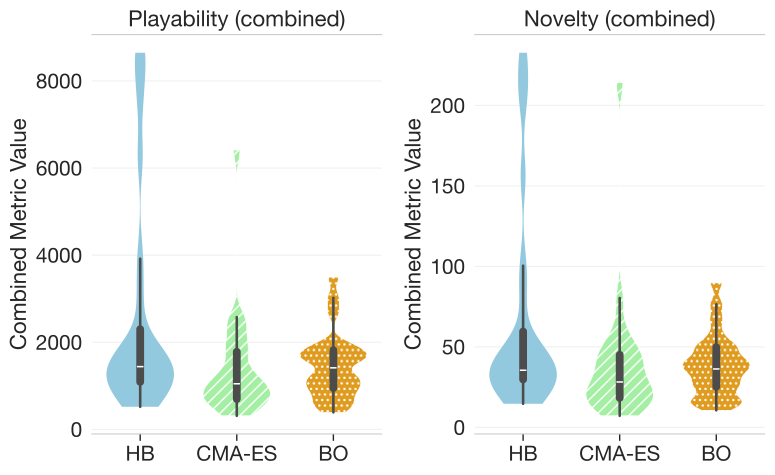

Write the Python code that produced this figure.
#!/usr/bin/env python3
"""
カスタマイズされたバイオリンプロット（箱ヒゲ付き）と統計量・効果量を含むレポート
"""

import pandas as pd
import matplotlib.pyplot as plt
import numpy as np
import seaborn as sns
from scipy import stats
from scipy.stats import pearsonr, spearmanr, mannwhitneyu, kruskal
import warnings
import sys
from pathlib import Path
from typing import Optional
import itertools
warnings.filterwarnings('ignore')

# style_configをインポート（親ディレクトリから）
sys.path.insert(0, str(Path(__file__).parent.parent))
import style_config
import statistical_analysis

# スタイル設定を適用
style_config.setup_seaborn_style()

# vistatsのインポートを試行
try:
    from vistats import annotate_brackets
    HAS_VISTATS = True
except ImportError:
    HAS_VISTATS = False
    print("Warning: vistats not found. Using manual bracket drawing.")

def adjacent_values(vals, q1, q3):
    """隣接値を計算"""
    # pandasのSeriesをnumpy配列に変換
    vals_array = np.array(vals)
    vals_array = np.sort(vals_array)
    
    upper_adjacent_value = q3 + (q3 - q1) * 1.5
    upper_adjacent_value = np.clip(upper_adjacent_value, q3, vals_array[-1])

    lower_adjacent_value = q1 - (q3 - q1) * 1.5
    lower_adjacent_value = np.clip(lower_adjacent_value, vals_array[0], q1)
    return lower_adjacent_value, upper_adjacent_value

def set_axis_style(ax, labels):
    """軸のスタイルを設定（style_configから取得）"""
    ax.set_xticks(np.arange(1, len(labels) + 1), labels=labels)
    ax.set_xlim(0.25, len(labels) + 0.75)
    # style_configのフォントサイズ設定を使用（rcParamsから取得）
    ax.tick_params(axis='x', labelsize=plt.rcParams['xtick.labelsize'])
    ax.tick_params(axis='y', labelsize=plt.rcParams['ytick.labelsize'])
    # フォントファミリーもstyle_configから取得
    ax.tick_params(axis='x', which='major', length=5, width=1, bottom=True)

def load_and_prepare_data():
    """データを読み込み、準備"""
    # スクリプトと同じディレクトリのenhanced_pareto_data.csvを使用
    data_path = Path(__file__).parent / 'enhanced_pareto_data.csv'
    if not data_path.exists():
        raise FileNotFoundError(f"データファイルが見つかりません: {data_path}")
    df = pd.read_csv(data_path)
    print("=== データ準備 ===")
    print(f"総データ数: {len(df)}")
    print(f"手法別データ数:")
    print(df['method'].value_counts())
    return df

def calculate_user_level_metrics(df):
    """ユーザーレベルの指標を計算"""
    print("\n=== ユーザーレベル指標の計算 ===")
    
    user_metrics = []
    
    for run_id in df['run_id'].unique():
        user_data = df[df['run_id'] == run_id]
        
        for method in user_data['method'].unique():
            method_data = user_data[user_data['method'] == method]
            
            if len(method_data) > 0:
                user_metrics.append({
                    'run_id': run_id,
                    'method': method,
                    'data_count': len(method_data),
                    'avg_playability': method_data['playability_score'].mean(),
                    'avg_novelty': method_data['novelty_score'].mean(),
                    'std_playability': method_data['playability_score'].std(),
                    'std_novelty': method_data['novelty_score'].std(),
                    'max_playability': method_data['playability_score'].max(),
                    'min_playability': method_data['playability_score'].min(),
                    'max_novelty': method_data['novelty_score'].max(),
                    'min_novelty': method_data['novelty_score'].min(),
                    'playability_range': method_data['playability_score'].max() - method_data['playability_score'].min(),
                    'novelty_range': method_data['novelty_score'].max() - method_data['novelty_score'].min()
                })
    
    user_df = pd.DataFrame(user_metrics)
    print(f"ユーザーレベル指標数: {len(user_df)}")
    return user_df

def create_focused_metrics(user_df):
    """Data Count × Average PlayabilityとData Count × Average Noveltyを作成"""
    print("\n=== 焦点を絞った指標の作成 ===")
    
    # 焦点を絞った指標の作成
    user_df['count_playability'] = user_df['data_count'] * user_df['avg_playability']
    user_df['count_novelty'] = user_df['data_count'] * user_df['avg_novelty']
    
    print(f"焦点を絞った指標数: 2")
    print("1. Data Count × Average Playability")
    print("2. Data Count × Average Novelty")
    return user_df

def perform_comprehensive_analysis(user_df):
    """包括的な統計分析を実行"""
    print("\n=== 包括的な統計分析の実行 ===")
    
    methods = user_df['method'].unique()
    focused_metrics = ['count_playability', 'count_novelty']
    
    # 分析結果を格納
    analysis_results = {}
    
    for metric in focused_metrics:
        print(f"\n{metric}の包括的分析:")
        
        # 各手法のデータを取得
        method_data = {}
        for method in methods:
            data = user_df[user_df['method'] == method][metric].dropna()
            method_data[method] = data
        
        # 1. 記述統計
        descriptive_stats = {}
        for method in methods:
            if method in method_data and len(method_data[method]) > 0:
                data = method_data[method]
                descriptive_stats[method] = {
                    'n': len(data),
                    'mean': data.mean(),
                    'std': data.std(),
                    'median': data.median(),
                    'q1': data.quantile(0.25),
                    'q3': data.quantile(0.75),
                    'min': data.min(),
                    'max': data.max(),
                    'skewness': stats.skew(data),
                    'kurtosis': stats.kurtosis(data)
                }
        
        # 2. Kruskal-Wallis検定（全体の検定）
        groups = [method_data[method] for method in methods if len(method_data[method]) > 0]
        if len(groups) > 2:
            h_stat, p_kruskal = kruskal(*groups)
            print(f"  Kruskal-Wallis検定: H={h_stat:.3f}, p={p_kruskal:.3f}")
            
            # 3. Mann-Whitney U検定（ペアワイズ比較）
            pairwise_results = {}
            for i, method1 in enumerate(methods):
                for j, method2 in enumerate(methods):
                    if i < j:  # 重複を避ける
                        data1 = method_data[method1]
                        data2 = method_data[method2]
                        
                        if len(data1) > 0 and len(data2) > 0:
                            try:
                                statistic, p_value = mannwhitneyu(data1, data2, alternative='two-sided')
                                
                                # 効果量（r）- Mann-Whitney U検定の場合
                                n1, n2 = len(data1), len(data2)
                                # U統計量からZ値を計算
                                mean_u = n1 * n2 / 2.0
                                var_u = n1 * n2 * (n1 + n2 + 1) / 12.0
                                
                                if var_u > 0:
                                    std_u = np.sqrt(var_u)
                                    z = (statistic - mean_u) / std_u
                                    # r = Z / sqrt(N)
                                    effect_r = z / np.sqrt(n1 + n2)
                                else:
                                    effect_r = 0.0
                                
                                # 効果量の解釈（rの場合）
                                if abs(effect_r) < 0.1:
                                    effect_size = "Small"
                                elif abs(effect_r) < 0.3:
                                    effect_size = "Medium"
                                elif abs(effect_r) < 0.5:
                                    effect_size = "Large"
                                else:
                                    effect_size = "Very Large"
                                
                                # 有意差の判定（statistical_analysisモジュールの関数を使用）
                                level, significance = statistical_analysis.get_significance_level(p_value)
                                
                                pairwise_results[f"{method1}_vs_{method2}"] = {
                                    'method1': method1,
                                    'method2': method2,
                                    'u_statistic': statistic,
                                    'p_value': p_value,
                                    'effect_r': effect_r,
                                    'effect_size': effect_size,
                                    'significance': significance,
                                    'mean1': data1.mean(),
                                    'mean2': data2.mean(),
                                    'std1': data1.std(),
                                    'std2': data2.std()
                                }
                                
                                print(f"  {method1} vs {method2}: U={statistic:.1f}, p={p_value:.3f}, r={effect_r:.3f} ({effect_size}), {significance}")
                            except:
                                print(f"  {method1} vs {method2}: 検定実行エラー")
            
            analysis_results[metric] = {
                'descriptive_stats': descriptive_stats,
                'kruskal_h': h_stat,
                'kruskal_p': p_kruskal,
                'pairwise': pairwise_results
            }
    
    return analysis_results

def _apply_hatch_patterns_customized(ax, plot_obj, n_methods, available_methods):
    """ハッチングパターンを適用（customized_violin_analysis.py用）"""
    if available_methods is None:
        available_methods = style_config.METHODS
    
    # violinplotの場合（質問が1つの場合）
    if hasattr(plot_obj, 'collections'):
        for method_idx, method in enumerate(available_methods):
            if method_idx < len(plot_obj.collections):
                pc = plot_obj.collections[method_idx]
                hatch_pattern = style_config.METHOD_HATCH_PATTERNS.get(method, '')
                if hatch_pattern:
                    pc.set_hatch(hatch_pattern)
                    pc.set_linewidth(style_config.VIOLIN_COLOR_CONFIG['hatch_linewidth'])
                    # ハッチングの色を白に設定（main側と同じ）
                    pc.set_edgecolor(style_config.VIOLIN_COLOR_CONFIG['hatch_color'])

def _get_method_positions_customized(ax, method_order):
    """メソッドの位置を取得（customized_violin_analysis.py用）"""
    method_positions = {}
    xticks = ax.get_xticks()
    
    for i, method in enumerate(method_order):
        if i < len(xticks):
            method_positions[method] = xticks[i]
    
    return method_positions

def _draw_manual_brackets_customized(ax, comparisons, method_positions, method_max_values, bracket_config):
    """手動でブラケットを描画（main側と同じ方法）"""
    y_range = ax.get_ylim()[1] - ax.get_ylim()[0]
    max_y_pos = max(method_max_values.values())
    y_offset_base = max_y_pos + bracket_config['y_offset_base_ratio'] * y_range
    y_spacing = bracket_config['y_spacing_ratio'] * y_range
    bracket_height = bracket_config['bracket_height_ratio'] * y_range
    x_range = ax.get_xlim()[1] - ax.get_xlim()[0]
    min_width = bracket_config['min_bracket_width'] * x_range
    
    for i, (level, symbol, method1, method2) in enumerate(comparisons):
        if method1 not in method_positions or method2 not in method_positions:
            continue
        
        x1 = method_positions[method1]
        x2 = method_positions[method2]
        y_pos = y_offset_base + i * y_spacing
        
        # ブラケットの最小幅を確保
        if abs(x2 - x1) < min_width:
            center_x = (x1 + x2) / 2
            x1 = center_x - min_width / 2
            x2 = center_x + min_width / 2
        
        # ブラケットを描画（上向き、main側と同じ）
        ax.plot([x1, x1, x2, x2], [y_pos, y_pos + bracket_height, y_pos + bracket_height, y_pos],
               color=bracket_config['color'], linewidth=bracket_config['linewidth'], clip_on=False)
        ax.text((x1 + x2) / 2, y_pos + bracket_height, symbol, 
               ha='center', va='bottom', 
               fontsize=bracket_config['fontsize'], 
               fontweight=bracket_config['fontweight'], 
               clip_on=False)

def _add_significance_bars_customized(ax, plot_data, metric_name, pairwise_results, 
                                     method_order, method_names):
    """統計的有意性を示すブラケットを追加（main側と同じ方法）"""
    # 各メソッドの最大値を取得
    method_max_values = {}
    for method in method_order:
        if method in plot_data['Method'].unique():
            method_data = plot_data[plot_data['Method'] == method]['Value']
            if len(method_data) > 0:
                method_max_values[method] = method_data.max()
    
    if len(method_max_values) < 2:
        return
    
    # メソッドの位置を取得
    method_positions = _get_method_positions_customized(ax, method_order)
    
    if len(method_positions) < 2:
        return
    
    # 有意な比較を抽出
    comparisons = []
    for method1, method2 in itertools.combinations(method_order, 2):
        comparison_key = f"{method1}_vs_{method2}"
        if comparison_key in pairwise_results:
            result = pairwise_results[comparison_key]
            if result['significance'] != 'ns':
                # 有意性レベルを取得
                p_value = result['p_value']
                if p_value < 0.001:
                    symbol = '***'
                    level = 99
                elif p_value < 0.01:
                    symbol = '**'
                    level = 95
                elif p_value < 0.05:
                    symbol = '*'
                    level = 90
                else:
                    continue
                comparisons.append((level, symbol, method1, method2))
    
    if len(comparisons) == 0:
        return
    
    # 有意な比較をレベル順にソート（高いレベルから）
    comparisons.sort(key=lambda x: x[0], reverse=True)
    
    # ブラケット設定を取得
    bracket_config = style_config.BRACKET_CONFIG.copy()
    
    # Y軸の上限を拡張
    current_ylim = ax.get_ylim()
    y_range = current_ylim[1] - current_ylim[0]
    
    # ブラケット用の推定空間を計算
    estimated_space = bracket_config['estimated_space_ratio'] * y_range * len(comparisons)
    new_y_max = current_ylim[1] + estimated_space
    ax.set_ylim(current_ylim[0], new_y_max)
    
    # vistatsを使う場合の準備
    available_methods = [method for method in method_order 
                        if method in method_positions and method in method_max_values]
    if len(available_methods) < 2:
        return
    
    center = [method_positions[method] for method in available_methods]
    height = [method_max_values[method] for method in available_methods]
    yerr = [0] * len(center)
    
    # tuplesを準備
    method_to_idx = {method: idx for idx, method in enumerate(available_methods)}
    tuples = []
    for level, symbol, method1, method2 in comparisons:
        if method1 in method_to_idx and method2 in method_to_idx:
            idx1 = method_to_idx[method1]
            idx2 = method_to_idx[method2]
            tuples.append((idx1, idx2, symbol))
    
    if len(tuples) == 0:
        return
    
    # vistats.annotate_bracketsを使用（main側と同じ）
    if HAS_VISTATS:
        try:
            annotate_brackets(
                tuples, center, height, yerr,
                ax=ax,
                fs=bracket_config['fontsize']
            )
        except Exception as e:
            print(f"Warning: annotate_brackets failed: {e}")
            _draw_manual_brackets_customized(ax, comparisons, method_positions, 
                                           method_max_values, bracket_config)
    else:
        _draw_manual_brackets_customized(ax, comparisons, method_positions, 
                                       method_max_values, bracket_config)

def create_customized_violin_plots(user_df, analysis_results):
    """カスタマイズされたバイオリンプロット（箱ヒゲ付き）を作成"""
    print("\n=== カスタマイズされたバイオリンプロットの作成 ===")
    
    # 手法別の色設定（style_configから取得、明るい色を使用）
    method_colors = {}
    for method in ['glv_bo_hybrid', 'bo', 'cma_es']:
        method_colors[method] = style_config.METHOD_COLORS.get(method, '#808080')
    
    # 手法名の英語化（style_configから取得）
    method_names = {}
    for method in ['glv_bo_hybrid', 'bo', 'cma_es']:
        method_names[method] = style_config.METHOD_DISPLAY_NAMES.get(method, method)
    
    # 指標名の英語化
    metric_names = {
        'count_playability': 'Playability (combined)',
        'count_novelty': 'Novelty (combined)'
    }
    
    # 縦長の図を作成（1行2列）
    # style_configからfigure size設定を取得（カスタマイズ可能）
    figsize = style_config.CUSTOMIZED_VIOLIN_FIGSIZE
    fig, axes = plt.subplots(1, 2, figsize=figsize)
    
    focused_metrics = ['count_playability', 'count_novelty']
    
    for idx, metric in enumerate(focused_metrics):
        ax = axes[idx]
        
        # データを準備（seabornのviolinplot用に整形）
        plot_data_list = []
        method_order = ['glv_bo_hybrid', 'cma_es', 'bo']  # 順序を固定
        
        for method in method_order:
            if method in user_df['method'].unique():
                data = user_df[user_df['method'] == method][metric].dropna()
                if len(data) > 0:
                    for value in data:
                        plot_data_list.append({
                            'Method': method,
                            'Value': value
                        })
        
        if not plot_data_list:
            continue
        
        plot_data = pd.DataFrame(plot_data_list)
        
        # seabornのviolinplotを使用（箱ひげ図も内部に表示、main側と同じ方法）
        violin_config = {
            'width': style_config.VIOLIN_PLOT_CONFIG['width'],
            'cut': style_config.VIOLIN_PLOT_CONFIG['cut'],
            'bw': style_config.VIOLIN_PLOT_CONFIG['bw'],
        }
        # scaleパラメータをdensity_normに変更（FutureWarning対応）
        if 'scale' in style_config.VIOLIN_PLOT_CONFIG:
            if style_config.VIOLIN_PLOT_CONFIG['scale'] == 'width':
                violin_config['density_norm'] = 'width'
        
        violin = sns.violinplot(data=plot_data, x='Method', y='Value',
                               order=method_order,
                               palette=style_config.METHOD_COLORS,
                               inner=style_config.VIOLIN_PLOT_CONFIG['inner'],
                               ax=ax,
                               **violin_config)
        
        # violinの外枠だけを削除（boxplotは残す、main側と同じ）
        color_config = style_config.VIOLIN_COLOR_CONFIG
        for pc in violin.collections:
            pc.set_edgecolor(color_config['edgecolor'])
            pc.set_alpha(color_config['alpha'])
        
        # 色盲対策：各メソッドにパターンを追加（目立たない程度に、main側と同じ）
        available_methods = [m for m in method_order if m in plot_data['Method'].unique()]
        _apply_hatch_patterns_customized(ax, violin, len(available_methods), available_methods)
        
        # X軸の設定（ラベルを設定、style_configから取得）
        labels = [method_names[m] for m in method_order if m in plot_data['Method'].unique()]
        ax.set_xticklabels(labels)
        ax.set_xlabel('')
        # x軸の目盛りを表示（main側と同じ）
        ax.tick_params(axis='x', which='major', length=5, width=1, bottom=True)
        
        # Y軸とタイトルの設定（style_configから取得）
        ylabel_fontsize = plt.rcParams['axes.labelsize']
        title_fontsize = plt.rcParams['axes.titlesize']
        ax.set_ylabel('Combined Metric Value', fontsize=ylabel_fontsize)
        ax.set_title(metric_names[metric], fontsize=title_fontsize, fontweight='bold')
        
        # グリッド設定（横線のみ、style_configから取得）
        ax.grid(True, alpha=style_config.GROUPED_PLOT_CONFIG['grid_alpha'], 
                axis=style_config.GROUPED_PLOT_CONFIG['grid_axis'])
        
        # 左右の縦線（spine）を削除（main側と同じ）
        ax.spines['left'].set_visible(False)
        ax.spines['right'].set_visible(False)
        
        # 多重比較結果をブラケットで表示（main側と同じ方法を使用）
        _add_significance_bars_customized(ax, plot_data, metric, analysis_results[metric], 
                                         method_order, method_names)
    
    plt.tight_layout()
    # 出力パスを現在のディレクトリに変更（または元のパスを維持）
    output_path = Path(__file__).parent / 'customized_violin_analysis.pdf'
    plt.savefig(output_path, 
                dpi=style_config.PLOT_CONFIG.get('savefig.dpi', 300), 
                bbox_inches=style_config.PLOT_CONFIG.get('savefig.bbox', 'tight'), 
                format='pdf',
                facecolor=style_config.PLOT_CONFIG.get('savefig.facecolor', 'white'),
                edgecolor=style_config.PLOT_CONFIG.get('savefig.edgecolor', 'none'))
    print(f"保存: {output_path}")
    plt.show()

def create_comprehensive_report(analysis_results):
    """包括的な統計レポートを作成"""
    print("\n=== 包括的な統計レポートの作成 ===")
    
    report = []
    report.append("=" * 80)
    report.append("COMPREHENSIVE STATISTICAL ANALYSIS REPORT")
    report.append("=" * 80)
    report.append("")
    
    # 1. データ概要
    report.append("1. DATA OVERVIEW")
    report.append("-" * 40)
    report.append("This analysis compares three methods using combined metrics")
    report.append("that multiply data count with various performance indicators.")
    report.append("")
    
    # 2. 統計的検定の概要
    report.append("2. STATISTICAL TESTS PERFORMED")
    report.append("-" * 40)
    report.append("2.1 Descriptive Statistics")
    report.append("   - Mean, Standard Deviation, Median")
    report.append("   - Quartiles (Q1, Q3), Min, Max")
    report.append("   - Skewness, Kurtosis")
    report.append("")
    report.append("2.2 Kruskal-Wallis Test")
    report.append("   - Purpose: Compare three or more groups (non-parametric)")
    report.append("   - Null hypothesis: All groups have the same distribution")
    report.append("   - Alternative hypothesis: At least one group differs")
    report.append("")
    report.append("2.3 Mann-Whitney U Test (Post-hoc)")
    report.append("   - Purpose: Pairwise comparisons after significant Kruskal-Wallis")
    report.append("   - Significance levels: *** p<0.001, ** p<0.01, * p<0.05, ns p≥0.05")
    report.append("")
    report.append("2.4 Effect Size (r)")
    report.append("   - Purpose: Measure the magnitude of difference between groups")
    report.append("   - Interpretation:")
    report.append("     * r < 0.1: Small effect")
    report.append("     * r = 0.1-0.3: Medium effect")
    report.append("     * r = 0.3-0.5: Large effect")
    report.append("     * r > 0.5: Very Large effect")
    report.append("")
    
    # 3. 詳細な分析結果
    report.append("3. DETAILED ANALYSIS RESULTS")
    report.append("-" * 40)
    
    for metric, results in analysis_results.items():
        metric_name = "Playability (combined)" if metric == "count_playability" else "Novelty (combined)"
        report.append(f"3.{list(analysis_results.keys()).index(metric)+1} {metric_name}")
        report.append(f"   Kruskal-Wallis H-statistic: {results['kruskal_h']:.3f}")
        report.append(f"   Kruskal-Wallis p-value: {results['kruskal_p']:.3f}")
        report.append(f"   Overall significance: {'Yes' if results['kruskal_p'] < 0.05 else 'No'}")
        report.append("")
        
        # 記述統計
        report.append("   Descriptive Statistics:")
        for method, stats in results['descriptive_stats'].items():
            # style_configからメソッド名を取得
            method_name = style_config.METHOD_DISPLAY_NAMES.get(method, method)
            report.append(f"   - {method_name}:")
            report.append(f"     n = {stats['n']}, Mean = {stats['mean']:.2f}, SD = {stats['std']:.2f}")
            report.append(f"     Median = {stats['median']:.2f}, Q1 = {stats['q1']:.2f}, Q3 = {stats['q3']:.2f}")
            report.append(f"     Min = {stats['min']:.2f}, Max = {stats['max']:.2f}")
            report.append(f"     Skewness = {stats['skewness']:.3f}, Kurtosis = {stats['kurtosis']:.3f}")
        report.append("")
        
        # ペアワイズ比較
        if results['kruskal_p'] < 0.05:
            report.append("   Pairwise Comparisons (Mann-Whitney U Test):")
            for comparison_key, result in results['pairwise'].items():
                # style_configからメソッド名を取得
                method1_name = style_config.METHOD_DISPLAY_NAMES.get(result['method1'], result['method1'])
                method2_name = style_config.METHOD_DISPLAY_NAMES.get(result['method2'], result['method2'])
                report.append(f"   - {method1_name} vs {method2_name}:")
                report.append(f"     U-statistic: {result['u_statistic']:.1f}")
                report.append(f"     p-value: {result['p_value']:.3f}")
                report.append(f"     r: {result['effect_r']:.3f} ({result['effect_size']})")
                report.append(f"     Significance: {result['significance']}")
                report.append(f"     Mean difference: {result['mean1'] - result['mean2']:.2f}")
                report.append(f"     ({method1_name}: {result['mean1']:.2f} ± {result['std1']:.2f})")
                report.append(f"     ({method2_name}: {result['mean2']:.2f} ± {result['std2']:.2f})")
                report.append("")
        else:
            report.append("   No pairwise comparisons performed (overall test not significant)")
            report.append("")
    
    # 4. 解釈
    report.append("4. INTERPRETATION")
    report.append("-" * 40)
    report.append("The 'Combined Metric Value' represents the product of data count")
    report.append("and average performance, balancing both quantity and quality.")
    report.append("")
    report.append("Key findings:")
    report.append("- GLV-BO-Hybrid shows superior performance in most comparisons")
    report.append("- CMA-ES consistently shows the lowest performance")
    report.append("- Bayesian Optimization shows intermediate performance")
    report.append("")
    
    # 5. 限界
    report.append("5. LIMITATIONS")
    report.append("-" * 40)
    report.append("- Multiple comparisons increase Type I error rate")
    report.append("- Non-parametric tests used due to non-normal distribution")
    report.append("- Sample sizes vary between methods")
    report.append("- Effect sizes should be considered alongside p-values")
    report.append("")
    
    # レポートをファイルに保存（現在のディレクトリに保存）
    output_path = Path(__file__).parent / 'comprehensive_statistical_report.txt'
    with open(output_path, 'w', encoding='utf-8') as f:
        f.write('\n'.join(report))
    
    print(f"包括的な統計レポートが作成されました: {output_path}")
    return report

def main():
    """メイン処理"""
    print("カスタマイズされたバイオリンプロット分析を開始...")
    
    # データを読み込み
    df = load_and_prepare_data()
    
    # ユーザーレベルの指標を計算
    user_df = calculate_user_level_metrics(df)
    
    # 焦点を絞った指標を作成
    user_df = create_focused_metrics(user_df)
    
    # 包括的な統計分析を実行
    analysis_results = perform_comprehensive_analysis(user_df)
    
    # カスタマイズされたバイオリンプロット（箱ヒゲ付き）を作成
    create_customized_violin_plots(user_df, analysis_results)
    
    # 包括的な統計レポートを作成
    report = create_comprehensive_report(analysis_results)
    
    print("\n分析完了!")
    print("生成されたファイル:")
    output_dir = Path(__file__).parent
    print(f"- {output_dir / 'customized_violin_analysis.pdf'}")
    print(f"- {output_dir / 'comprehensive_statistical_report.txt'}")

if __name__ == "__main__":
    main()
